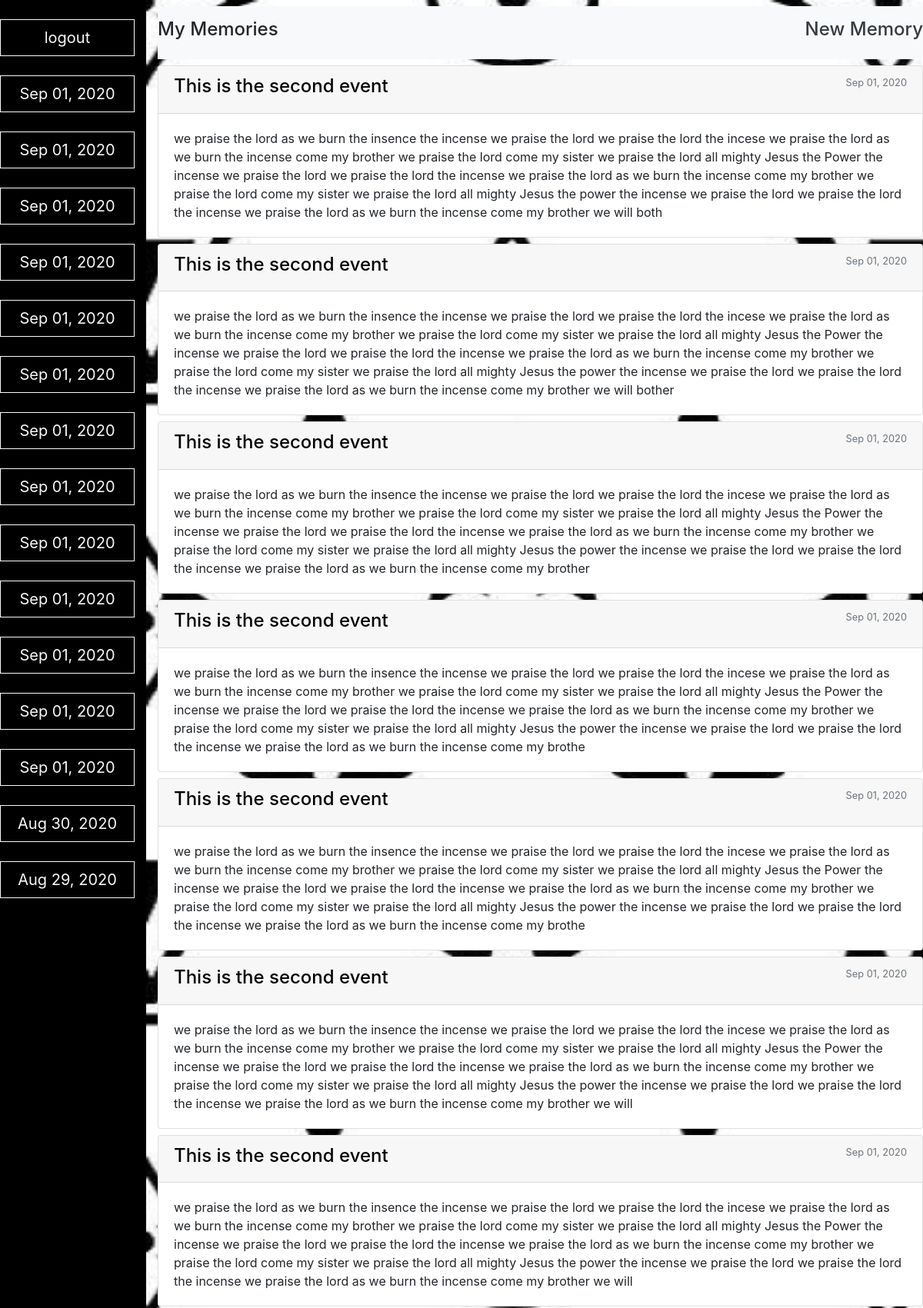
The page /memories/ (signed in, upper part) on the database its author committed.
### diaryapp/models.py (models this page shows, shortened)
class Event(models.Model):
    title = models.CharField(max_length=200)
    content = models.TextField()
    date_posted = models.DateTimeField(default=timezone.now)
    author = models.ForeignKey(User, on_delete=models.CASCADE)

### diaryapp/views.py (the view)
# urls.py: path('memories/', views.memories, name='memories'),
@login_required
def memories(request):
    events = Event.objects.filter(author=request.user).order_by('-date_posted')
    context = {'events': events}
    return render(request, 'diaryapp/memories.html', context)

### diaryapp/templates/diaryapp/memories.html
{% extends 'diaryapp/base.html' %}
{% block content %}
<div class="col-md-2 full-height">
    <a href="{% url 'logout' %}" class="btn btn-outline-light btn-lg btn-block" style="margin-top:25px">logout</a>
    {% for event in events%}
    <a href="{% url 'detail' event.id %}" class="btn btn-outline-light btn-lg btn-block"
        style="margin-top:25px">{{event.date_posted|date:'M d, Y'}}</a>
    {% endfor %}
</div>
<div class="col-md-10 image">
    <div class="bg-light mt-2 d-flex py-3">
        <h4 class="float-right">My Memories</h4>
        <h4 class="ml-auto"><a href="{% url 'new' %}" class="text-dark" style="text-decoration:none">New Memory</a></h4>
    </div>
    {% for event in events %}
    <div class="card mt-2">
        <div class="card-header d-flex">
            <h4><a href="{% url 'detail' event.id %}" style="text-decoration:none;color:#000">{{event.title}}</a> </h4>
            <small class="text-muted ml-auto">{{event.date_posted|date:'M d, Y'}}</small>
        </div>
        <div class="card-body">
            {{event.content}}
        </div>
    </div>
    {% endfor %}
</div>
{% endblock content %}

### diaryapp/templates/diaryapp/base.html (shortened to what this page needs)
{% load static %}
<!DOCTYPE html>
<html lang="en">
<head>
    <link rel="stylesheet" href="https://stackpath.bootstrapcdn.com/bootstrap/4.5.2/css/bootstrap.min.css"
>
    <link rel="stylesheet" href="{% static 'diaryapp/css/style.css' %}">
</head>
<body class="row">
    {% block content %}
    {% endblock content %}
</body>
</html>

### diaryapp/static/diaryapp/css/style.css (style rules this page uses)
html, body { height: 100%; margin: 0; overflow-x: hidden; }
.full-height { height: 100%; background: #000; }
.image { background: url('../img/lui.jpg'); background-repeat: no-repeat; background-size: cover; }
.btn { border-radius: 0px; }

### rows shown on the page
Event: date_posted "Sep 01, 2020", title "This is the second event", content "we praise the lord as we burn the insence the incense we praise the lord we praise the lord the incese we praise the lord as we burn the incense come my brother we praise the lord come my sister we praise the lord all mighty Jesus the Power the incense we praise the lord we praise the lord the incense we praise the lord as we burn the incense come my brother we praise the lord come my sister we praise the lord all mighty Jesus the power the incense we praise the lord we praise the lord the incense we praise the lord as we burn the incense come my brother we will both"
Event: date_posted "Sep 01, 2020", title "This is the second event", content "we praise the lord as we burn the insence the incense we praise the lord we praise the lord the incese we praise the lord as we burn the incense come my brother we praise the lord come my sister we praise the lord all mighty Jesus the Power the incense we praise the lord we praise the lord the incense we praise the lord as we burn the incense come my brother we praise the lord come my sister we praise the lord all mighty Jesus the power the incense we praise the lord we praise the lord the incense we praise the lord as we burn the incense come my brother we will bother"
Event: date_posted "Sep 01, 2020", title "This is the second event", content "we praise the lord as we burn the insence the incense we praise the lord we praise the lord the incese we praise the lord as we burn the incense come my brother we praise the lord come my sister we praise the lord all mighty Jesus the Power the incense we praise the lord we praise the lord the incense we praise the lord as we burn the incense come my brother we praise the lord come my sister we praise the lord all mighty Jesus the power the incense we praise the lord we praise the lord the incense we praise the lord as we burn the incense come my brother"
Event: date_posted "Sep 01, 2020", title "This is the second event", content "we praise the lord as we burn the insence the incense we praise the lord we praise the lord the incese we praise the lord as we burn the incense come my brother we praise the lord come my sister we praise the lord all mighty Jesus the Power the incense we praise the lord we praise the lord the incense we praise the lord as we burn the incense come my brother we praise the lord come my sister we praise the lord all mighty Jesus the power the incense we praise the lord we praise the lord the incense we praise the lord as we burn the incense come my brothe"
Event: date_posted "Sep 01, 2020", title "This is the second event", content "we praise the lord as we burn the insence the incense we praise the lord we praise the lord the incese we praise the lord as we burn the incense come my brother we praise the lord come my sister we praise the lord all mighty Jesus the Power the incense we praise the lord we praise the lord the incense we praise the lord as we burn the incense come my brother we praise the lord come my sister we praise the lord all mighty Jesus the power the incense we praise the lord we praise the lord the incense we praise the lord as we burn the incense come my brothe"
Event: date_posted "Sep 01, 2020", title "This is the second event", content "we praise the lord as we burn the insence the incense we praise the lord we praise the lord the incese we praise the lord as we burn the incense come my brother we praise the lord come my sister we praise the lord all mighty Jesus the Power the incense we praise the lord we praise the lord the incense we praise the lord as we burn the incense come my brother we praise the lord come my sister we praise the lord all mighty Jesus the power the incense we praise the lord we praise the lord the incense we praise the lord as we burn the incense come my brother we will"
Event: date_posted "Sep 01, 2020", title "This is the second event", content "we praise the lord as we burn the insence the incense we praise the lord we praise the lord the incese we praise the lord as we burn the incense come my brother we praise the lord come my sister we praise the lord all mighty Jesus the Power the incense we praise the lord we praise the lord the incense we praise the lord as we burn the incense come my brother we praise the lord come my sister we praise the lord all mighty Jesus the power the incense we praise the lord we praise the lord the incense we praise the lord as we burn the incense come my brother we will"
Event: date_posted "Sep 01, 2020"
Event: date_posted "Sep 01, 2020"
Event: date_posted "Sep 01, 2020"
Event: date_posted "Sep 01, 2020"
Event: date_posted "Sep 01, 2020"
Event: date_posted "Sep 01, 2020"
Event: date_posted "Aug 30, 2020"
Event: date_posted "Aug 29, 2020"
